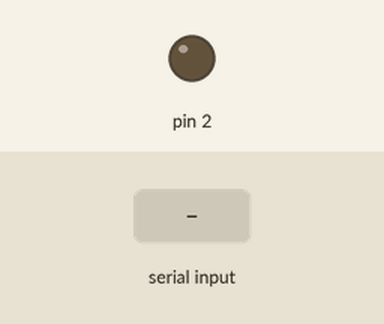
Simulated run of this sketch. Board: Arduino Uno, built with avr-gcc and run on an emulated ATmega328P. Parts: output pins drawn as LEDs (lit = HIGH). The test bench sets the inputs (shaded band).

Above: at 1.2 s.
1.3 s: byte 30 received over Serial
Timing chart, 0 to 4.3 s (numbered marks = the images above; inputs shaded):
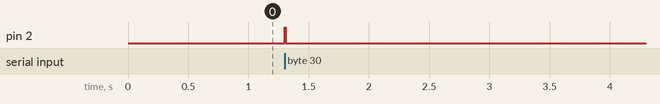

The sketch:

no_bounce_button.ino
```cpp
void setup() {
  Serial.begin(9600);
  pinMode(2, OUTPUT);
}

void loop() {
  if (Serial.available() > 0) {
    // read the incoming byte:
    int incomingByte = Serial.read();

    digitalWrite(2, HIGH);
    delay(10);
    digitalWrite(2, LOW);
  }
}
```

Measured:
- after the input at 1.3 s, pin 2: LOW → HIGH at once, → LOW 0.01 s later
